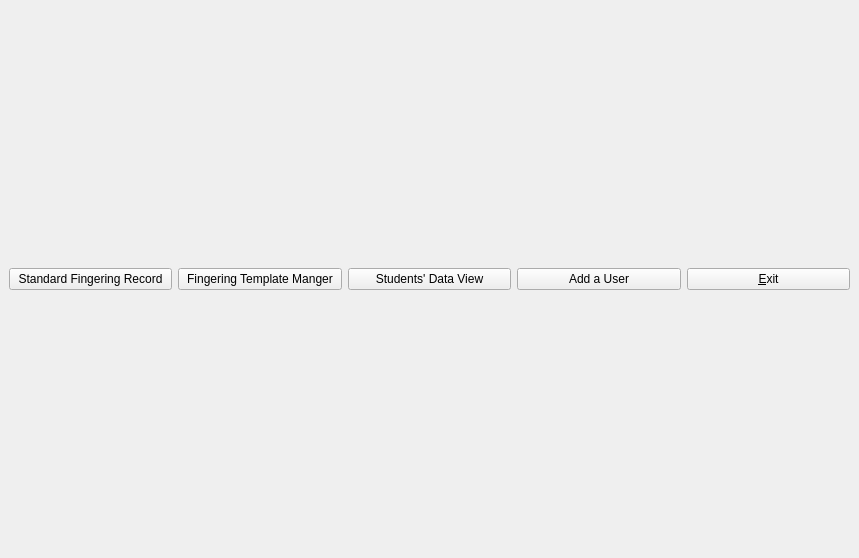
<?xml version="1.0" encoding="UTF-8"?>
<ui version="4.0">
 <class>TeacherMainWindow</class>
 <widget class="QMainWindow" name="TeacherMainWindow">
  <property name="geometry">
   <rect>
    <x>0</x>
    <y>0</y>
    <width>859</width>
    <height>558</height>
   </rect>
  </property>
  <property name="windowTitle">
   <string>MainWindow</string>
  </property>
  <widget class="QWidget" name="centralwidget">
   <layout class="QGridLayout" name="gridLayout">
    <item row="2" column="0">
     <widget class="QPushButton" name="standardRecordButton">
      <property name="text">
       <string>Standard Fingering Record</string>
      </property>
     </widget>
    </item>
    <item row="2" column="4">
     <widget class="QPushButton" name="exitButton">
      <property name="text">
       <string>&amp;Exit</string>
      </property>
     </widget>
    </item>
    <item row="2" column="2">
     <widget class="QPushButton" name="dataViewerButton">
      <property name="text">
       <string>Students' Data View</string>
      </property>
     </widget>
    </item>
    <item row="2" column="3">
     <widget class="QPushButton" name="addUserButton">
      <property name="text">
       <string>Add a User</string>
      </property>
     </widget>
    </item>
    <item row="0" column="0" colspan="5">
     <layout class="QGridLayout" name="poseLayout"/>
    </item>
    <item row="2" column="1">
     <widget class="QPushButton" name="tmplMgrButton">
      <property name="text">
       <string>Fingering Template Manger</string>
      </property>
     </widget>
    </item>
   </layout>
  </widget>
 </widget>
 <resources/>
 <connections/>
</ui>
